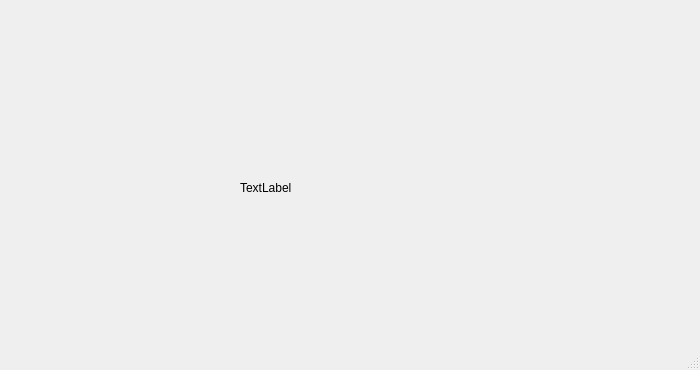
<?xml version="1.0" encoding="UTF-8"?>
<ui version="4.0">
 <class>MainWindow</class>
 <widget class="QMainWindow" name="MainWindow">
  <property name="geometry">
   <rect>
    <x>0</x>
    <y>0</y>
    <width>700</width>
    <height>370</height>
   </rect>
  </property>
  <property name="windowTitle">
   <string>MainWindow</string>
  </property>
  <widget class="QWidget" name="centralwidget">
   <widget class="QLabel" name="label">
    <property name="geometry">
     <rect>
      <x>240</x>
      <y>180</y>
      <width>60</width>
      <height>16</height>
     </rect>
    </property>
    <property name="text">
     <string>TextLabel</string>
    </property>
   </widget>
  </widget>
  <widget class="QMenuBar" name="menubar">
   <property name="geometry">
    <rect>
     <x>0</x>
     <y>0</y>
     <width>700</width>
     <height>22</height>
    </rect>
   </property>
  </widget>
  <widget class="QStatusBar" name="statusbar"/>
 </widget>
 <resources/>
 <connections/>
</ui>
